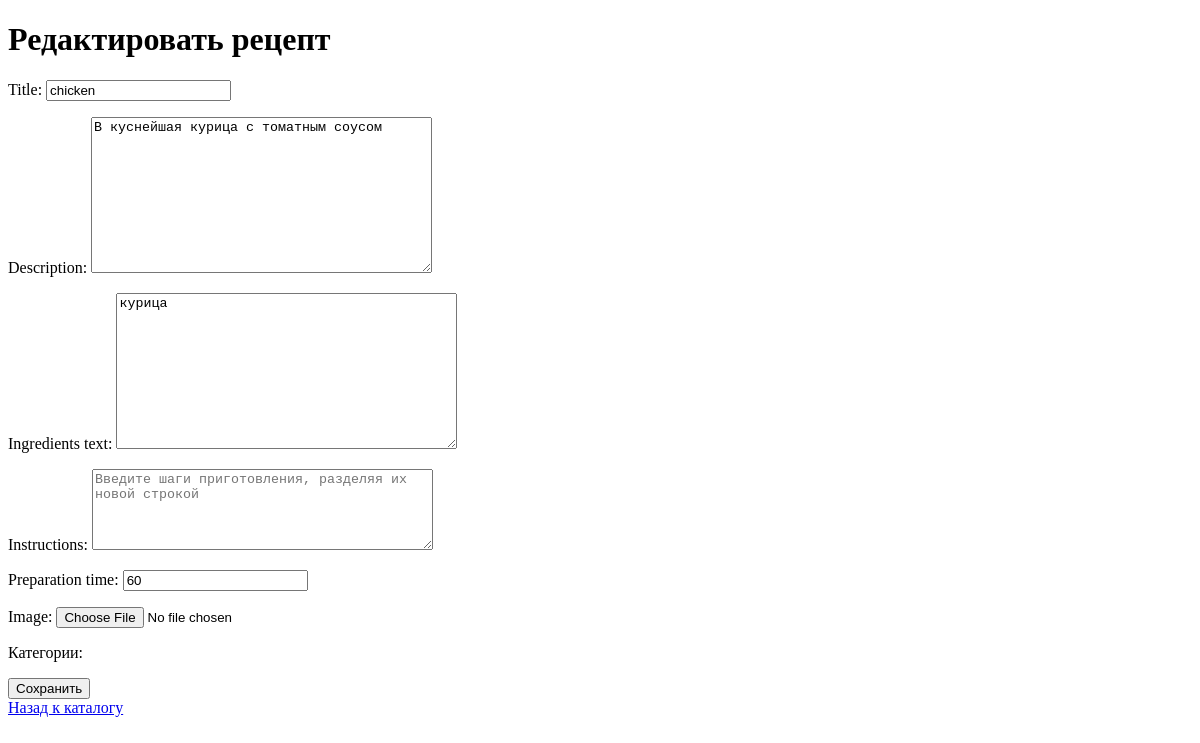
The app's page /recipe/1/edit/ (signed in), older data.
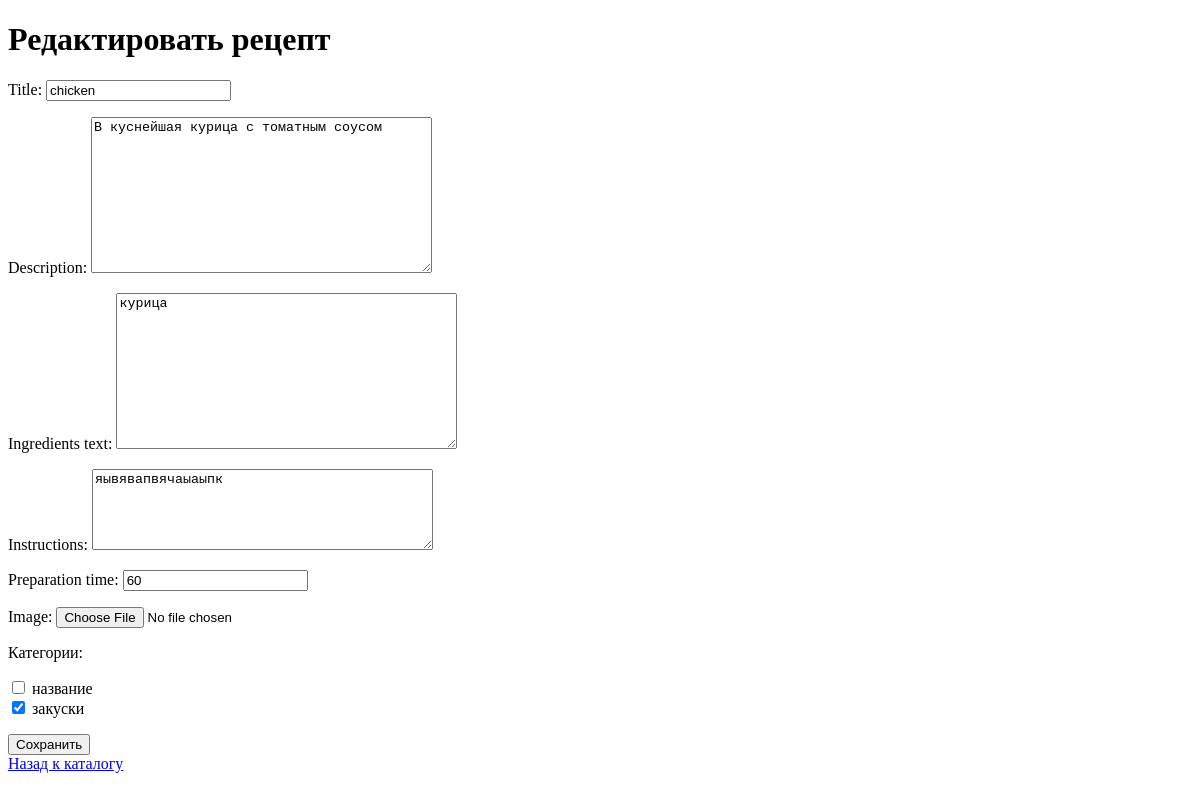
The same page, newer data.
### recipes/models.py (models this page shows, shortened)
class Recipe(models.Model):
    title = models.CharField(max_length=200)
    description = models.TextField(blank=True, null=True)
    ingredients_text = models.TextField()
    instructions = models.TextField()  # Поле для инструкций
    preparation_time = models.IntegerField()
    image = models.ImageField(upload_to='recipes/', blank=True, null=True)
    categories = models.ManyToManyField('Category', related_name='recipes')
    created_by = models.ForeignKey(
        User,
        on_delete=models.CASCADE,
        related_name='recipes'
    )
    created_at = models.DateTimeField(auto_now_add=True)

### recipes/views.py (the view)
# urls.py: path('recipe/<int:recipe_id>/edit/', views.recipe_edit, name='recipe_edit'),  # Редактирование рецепта
@login_required
def recipe_edit(request, recipe_id):
    recipe = get_object_or_404(Recipe, id=recipe_id)
    if recipe.created_by != request.user:
        return HttpResponseForbidden("Вы не можете редактировать этот рецепт.")
    if request.method == 'POST':
        form = RecipeForm(request.POST, request.FILES, instance=recipe)
        if form.is_valid():
            recipe = form.save(commit=False)
            recipe.save()
            form.save_m2m()
            recipe.detailed_steps.all().delete()
            steps = recipe.instructions.splitlines()
            for step_number, description in enumerate(steps, start=1):
                if description.strip():
                    Step.objects.create(recipe=recipe, step_number=step_number, description=description)
            return redirect('recipe_detail', recipe_id=recipe.id)
    else:
        form = RecipeForm(instance=recipe)
    return render(request, 'recipes/recipe_form.html', {'form': form, 'title': 'Редактировать рецепт'})

### recipes/forms.py
class RecipeForm(forms.ModelForm):
    categories = forms.ModelMultipleChoiceField(
        queryset=Category.objects.all(),
        widget=forms.CheckboxSelectMultiple,
        required=False,
        label="Категории"
    )
    class Meta:
        model = Recipe
        fields = ['title', 'description', 'ingredients_text', 'instructions', 'preparation_time', 'image', 'categories']
        widgets = {
            'instructions': forms.Textarea(attrs={
                'rows': 5,
                'placeholder': 'Введите шаги приготовления, разделяя их новой строкой'
            }),
        }

### recipes/models.py (called while the page is built)
    def __str__(self):
        return self.name

### recipes/templates/recipes/recipe_form.html (shortened to what this page needs)
<!DOCTYPE html>
<html lang="ru">
<head>
</head>
<body>
    <h1>{{ title }}</h1>
    <form method="post" enctype="multipart/form-data">
        {{ form.as_p }}
        <button type="submit">Сохранить</button>
    </form>
    <a href="{% url 'recipe_catalog' %}">Назад к каталогу</a>
</body>
</html>

Row changes from the older to the newer data that the page shows:
changed Recipe "chicken": instructions (not shown) → "яывявапвячаыаыпк"
Text that changed along with them:
form field categories: (not shown) → "☐ ☑"
text no longer shown: "Title: Description: Ingredients text: Instructions: Preparation time: Image: Категории:"
text now shown: "Title: Description: Ingredients text: Instructions: Preparation time: Image: Категории: название закуски"
